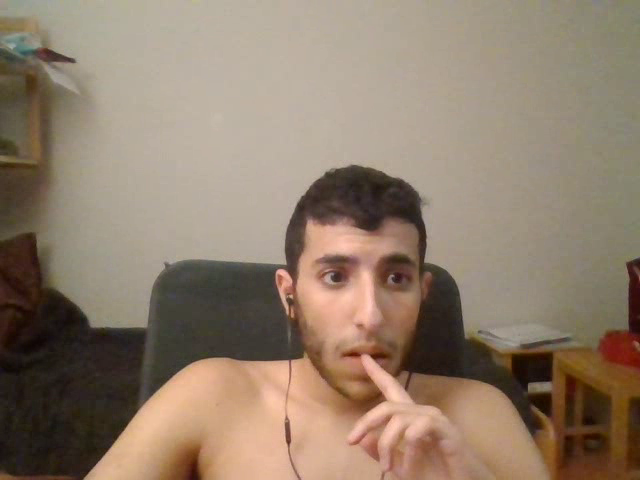
#> input picture frame 16 of Videos/vid_15-11-2021-21-35-10.mp4, 640 x 480 px, given in place of the camera
$ python main.py
#> lines starting #> are read from the running program, lines starting #| are printed output that depends on the picture; after the words box and inside, x2 and y2 are one past the last pixel; in counts of white or black regions, pixels touching at a corner belong together
import cv2
import time
import datetime


cap = cv2.VideoCapture(0)
frame_size = (int(cap.get(3)), int(cap.get(4)))
face_cascade = cv2.CascadeClassifier(cv2.data.haarcascades + "haarcascade_frontalface_default.xml")
body_cascade = cv2.CascadeClassifier(cv2.data.haarcascades + "haarcascade_fullbody.xml")

detection = False
detection_stopped_time = 0
timer_started = False
SECONDS_TO_RECORD = 5


fourcc = cv2.VideoWriter_fourcc(*"mp4v")


while True:
    _, frame = cap.read()
#> frame is the input picture: shape (480, 640, 3); mean B, G, R 107.9, 125.9, 144.1

    gray = cv2.cvtColor(frame, cv2.COLOR_BGR2GRAY)
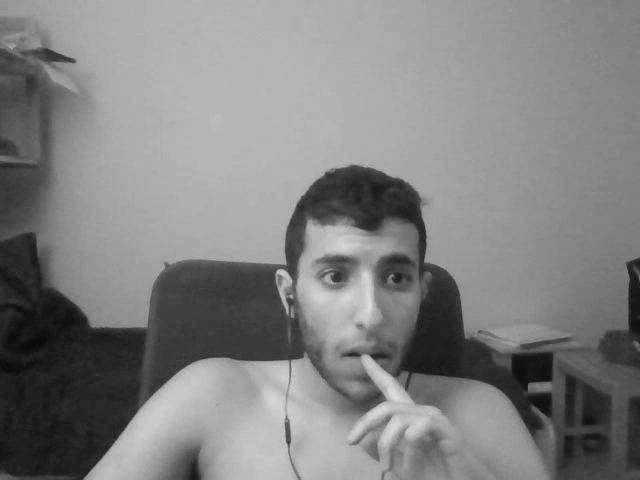
#> gray: shape (480, 640); min 8, max 220, mean 129.3
    faces = face_cascade.detectMultiScale(gray,1.2,5)
#> faces = [[279, 209, 173, 173]]
    bodies = body_cascade.detectMultiScale(gray,1.2,5)
#> bodies = ()


    if (len(faces)+len(bodies))>0:
        if detection:
            timer_started = False
        else:
            detection = True
            current_time = datetime.datetime.now().strftime("%d-%m-%Y-%H-%M-%S")
            out = cv2.VideoWriter("vid_"+current_time+".mp4", fourcc,20,frame_size)
            print("rec...")
    elif detection:
        if timer_started:
            if (time.time() - detection_stopped_time) >= SECONDS_TO_RECORD:
                detection = False
                timer_started = False
                out.release()
                print("stop rec")
        else :
            timer_started=True
            detection_stopped_time = time.time()

    if detection:
        out.write(frame)

    for(x,y,width, height) in faces:
       cv2.rectangle(frame,(x,y),(x+width, y + height),(255,0,0),2)
#> this loop made 1 pass
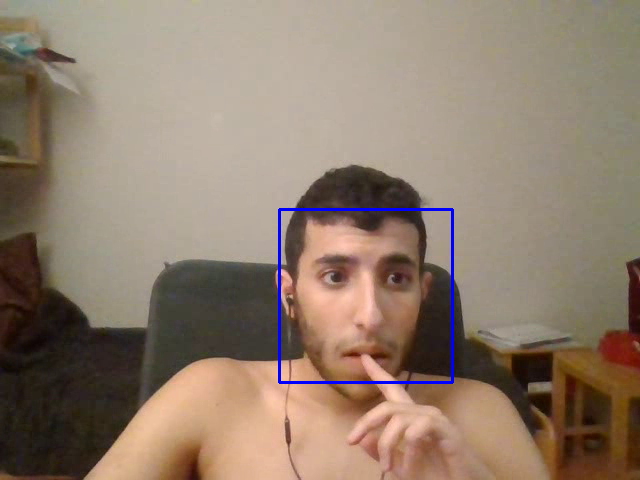
#> frame: shape (480, 640, 3); 0.67% of pixels changed, all inside (x1, y1, x2, y2) = (278, 208, 454, 384)


    cv2.imshow("Cam", frame)

    if cv2.waitKey(1) == ord('q'):
#> (key q is pressed here)
        break

out.release()
cap.release()
cv2.destroyAllWindows()

$ run again, starting later in the video
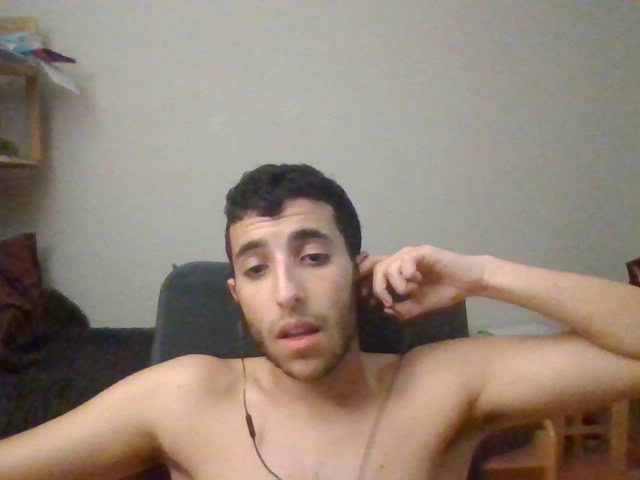
#> input picture frame 72 of Videos/vid_15-11-2021-21-35-10.mp4, 640 x 480 px, given in place of the camera
#> frame is the input picture: shape (480, 640, 3); mean B, G, R 120.2, 132.2, 147
#> `gray = cv2.cvtColor(frame, cv2.COLOR_BGR2GRAY)`:
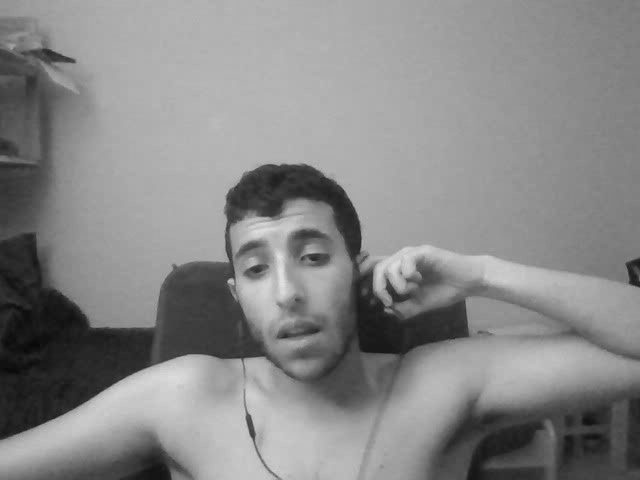
#> gray: shape (480, 640); min 9, max 226, mean 135.3
#> faces = [[204, 198, 165, 165]]
#> bodies = ()
#> the loop `for(x,y,width, height) in faces:` made 1 pass
#> after the loop `for(x,y,width, height) in faces:`:
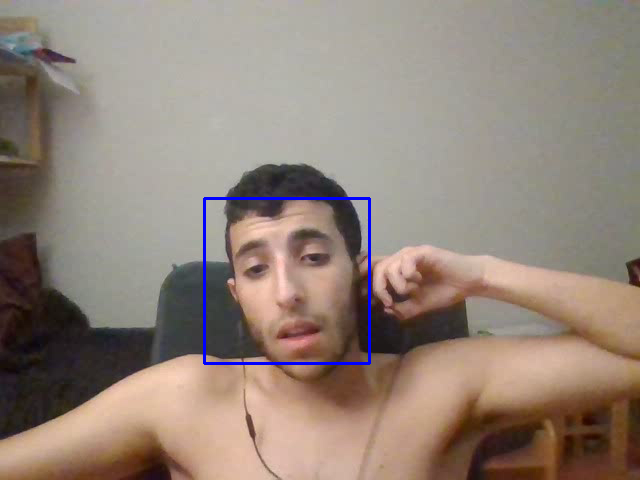
#> frame: shape (480, 640, 3); 0.64% of pixels changed, all inside (x1, y1, x2, y2) = (203, 197, 371, 365)
